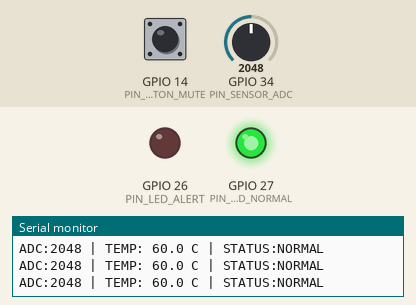
Bench run of a sketch on a simulated ESP32. On the bench: output pins drawn as LEDs (lit = HIGH), the last lines printed to the serial monitor. Inputs (shaded band) come from the test bench; at power-on: GPIO 34 (PIN_SENSOR_ADC) = 2048, GPIO 14 (PIN_BUTTON_MUTE) HIGH.

Above: at 1.4 s.
1.5 s: GPIO 34 (PIN_SENSOR_ADC) set to 2275
3.0 s: GPIO 34 (PIN_SENSOR_ADC) set to 2373
At 4.1 s:
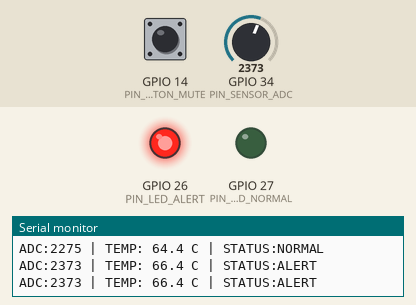
4.8 s: GPIO 14 (PIN_BUTTON_MUTE) pulled LOW for 0.15 s
At 6.1 s:
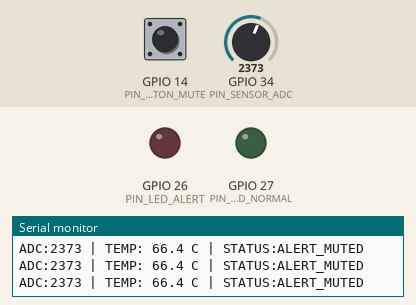
6.4 s: GPIO 14 (PIN_BUTTON_MUTE) pulled LOW for 1 s
At 7.2 s:
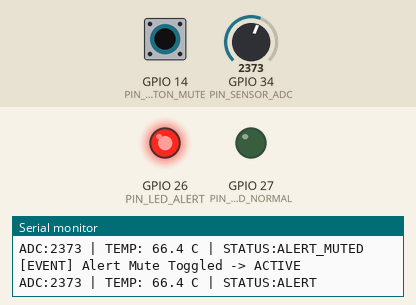
8.9 s: GPIO 14 (PIN_BUTTON_MUTE) pulled LOW for 3.2 s
At 9.3 s:
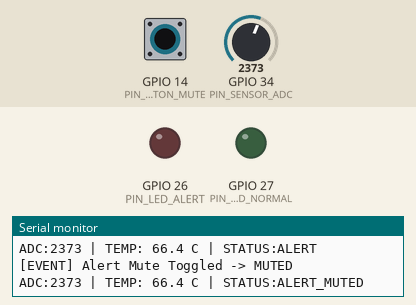
13.6 s: GPIO 34 (PIN_SENSOR_ADC) set to 2047
At 14.7 s:
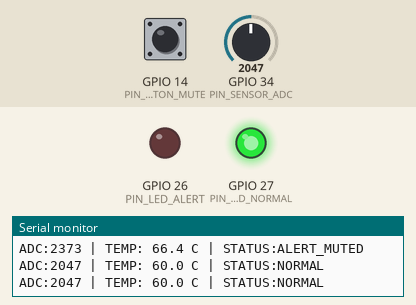
Timing chart, 0 to 16.2 s (numbered marks = the images above; inputs shaded):
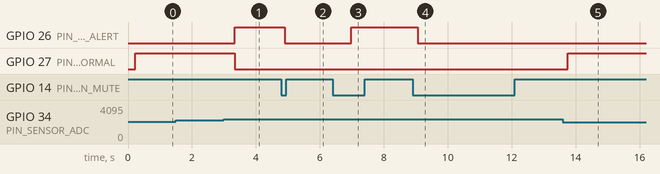

The sketch:

sketch.ino
```cpp
#include <Arduino.h>

// Pin Definitions
#define PIN_SENSOR_ADC    34    // Analog Potentiometer (Simulated Temp Sensor)
#define PIN_BUTTON_MUTE   14    // Push Button (Active LOW with internal pull-up)
#define PIN_LED_ALERT     26    // Red LED: High-Temperature Alert
#define PIN_LED_NORMAL    27    // Green LED: Normal Operation

#define TEMP_THRESHOLD_C  65.0f

// Data structure passed from Sensor Task to Alert/Logger Task
typedef struct {
  int   rawAdc;
  float temperatureC;
  bool  isAlert;
} SensorPacket_t;

// FreeRTOS Handles
QueueHandle_t     xSensorQueue = NULL;
SemaphoreHandle_t xSerialMutex = NULL;

// Shared state flag: volatile prevents compiler caching across tasks
volatile bool g_alertMuted = false;

// -------------------------------------------------------------------
// Task 1: Sensor Acquisition (Priority 2, runs every 500 ms)
// -------------------------------------------------------------------
void TaskSensorRead(void *pvParameters) {
  (void)pvParameters;
  SensorPacket_t packet;

  for (;;) {
    // 4-sample moving average to suppress ADC noise
    long sum = 0;
    for (int i = 0; i < 4; i++) {
      sum += analogRead(PIN_SENSOR_ADC);
      vTaskDelay(pdMS_TO_TICKS(5));
    }
    int avgAdc = (int)(sum / 4);

    // Map 12-bit ADC (0 - 4095) to simulated temperature (20.0 C - 100.0 C)
    float tempC = 20.0f + ((float)avgAdc / 4095.0f) * 80.0f;

    packet.rawAdc       = avgAdc;
    packet.temperatureC = tempC;
    packet.isAlert      = (tempC >= TEMP_THRESHOLD_C);

    // Push reading into the Queue (wait up to 10 ms if full)
    xQueueSend(xSensorQueue, &packet, pdMS_TO_TICKS(10));

    // Yield CPU for 500 ms
    vTaskDelay(pdMS_TO_TICKS(500));
  }
}

// -------------------------------------------------------------------
// Task 2: Button Monitor / Alert Mute (Priority 3 - Highest)
// -------------------------------------------------------------------
void TaskButtonMonitor(void *pvParameters) {
  (void)pvParameters;
  bool lastState = HIGH;

  for (;;) {
    bool currentState = digitalRead(PIN_BUTTON_MUTE);

    // Detect falling edge (HIGH -> LOW press)
    if (lastState == HIGH && currentState == LOW) {
      vTaskDelay(pdMS_TO_TICKS(40));  // Software debounce
      if (digitalRead(PIN_BUTTON_MUTE) == LOW) {
        g_alertMuted = !g_alertMuted;

        if (xSemaphoreTake(xSerialMutex, pdMS_TO_TICKS(50)) == pdTRUE) {
          Serial.printf("[EVENT] Alert Mute Toggled -> %s\n",
                        g_alertMuted ? "MUTED" : "ACTIVE");
          xSemaphoreGive(xSerialMutex);
        }
      }
    }

    lastState = currentState;
    vTaskDelay(pdMS_TO_TICKS(50));    // Check every 50 ms
  }
}

// -------------------------------------------------------------------
// Task 3: Alert Actuator & UART Telemetry Logger (Priority 1)
// -------------------------------------------------------------------
void TaskAlertLogger(void *pvParameters) {
  (void)pvParameters;
  SensorPacket_t rxData;

  for (;;) {
    // Blocks indefinitely until new data arrives in Queue (0% CPU waste)
    if (xQueueReceive(xSensorQueue, &rxData, portMAX_DELAY) == pdTRUE) {
      if (rxData.isAlert && !g_alertMuted) {
        digitalWrite(PIN_LED_ALERT, HIGH);
        digitalWrite(PIN_LED_NORMAL, LOW);
      } else if (rxData.isAlert && g_alertMuted) {
        digitalWrite(PIN_LED_ALERT, LOW);
        digitalWrite(PIN_LED_NORMAL, LOW);
      } else {
        digitalWrite(PIN_LED_ALERT, LOW);
        digitalWrite(PIN_LED_NORMAL, HIGH);
      }

      const char *statusStr = rxData.isAlert
                              ? (g_alertMuted ? "ALERT_MUTED" : "ALERT")
                              : "NORMAL";

      if (xSemaphoreTake(xSerialMutex, pdMS_TO_TICKS(50)) == pdTRUE) {
        Serial.printf("ADC:%4d | TEMP:%5.1f C | STATUS:%s\n",
                      rxData.rawAdc, rxData.temperatureC, statusStr);
        xSemaphoreGive(xSerialMutex);
      }
    }
  }
}

void setup() {
  Serial.begin(115200);
  delay(200);

  pinMode(PIN_SENSOR_ADC, INPUT);
  pinMode(PIN_BUTTON_MUTE, INPUT_PULLUP);
  pinMode(PIN_LED_ALERT, OUTPUT);
  pinMode(PIN_LED_NORMAL, OUTPUT);

  // Create Queue (depth = 5) and Mutex for thread-safe UART logging
  xSensorQueue = xQueueCreate(5, sizeof(SensorPacket_t));
  xSerialMutex = xSemaphoreCreateMutex();

  if (xSensorQueue == NULL || xSerialMutex == NULL) {
    Serial.println("[FATAL] Failed to allocate FreeRTOS objects.");
    while (1) {}
  }

  // Spawn 3 concurrent tasks (4096-byte stack safely covers Serial.printf)
  xTaskCreate(TaskSensorRead,    "SensorRead",    4096, NULL, 2, NULL);
  xTaskCreate(TaskButtonMonitor, "ButtonMonitor", 4096, NULL, 3, NULL);
  xTaskCreate(TaskAlertLogger,   "AlertLogger",   4096, NULL, 1, NULL);

  Serial.println("=== FreeRTOS Multi-Tasking Sensor & Alert Controller Started ===");
}

void loop() {
  // Unused: FreeRTOS preemptive scheduler handles all tasks
  vTaskDelay(pdMS_TO_TICKS(1000));
}
```

Measured:
- the behaviour switches between 2303 and 2304 on GPIO 34 (PIN_SENSOR_ADC) (found by bisection; images 0 and 1)
- after the input at 3.0 s, GPIO 26 (PIN_LED_ALERT): LOW → HIGH after 0.34 s; GPIO 27 (PIN_LED_NORMAL): HIGH → LOW after 0.34 s
- after the input at 4.8 s, GPIO 26 (PIN_LED_ALERT): HIGH → LOW after 0.11 s
- after the input at 6.4 s, GPIO 26 (PIN_LED_ALERT): LOW → HIGH after 0.59 s
- after the input at 8.9 s, GPIO 26 (PIN_LED_ALERT): HIGH → LOW after 0.17 s
- after the input at 13.6 s, GPIO 27 (PIN_LED_NORMAL): LOW → HIGH after 0.15 s
